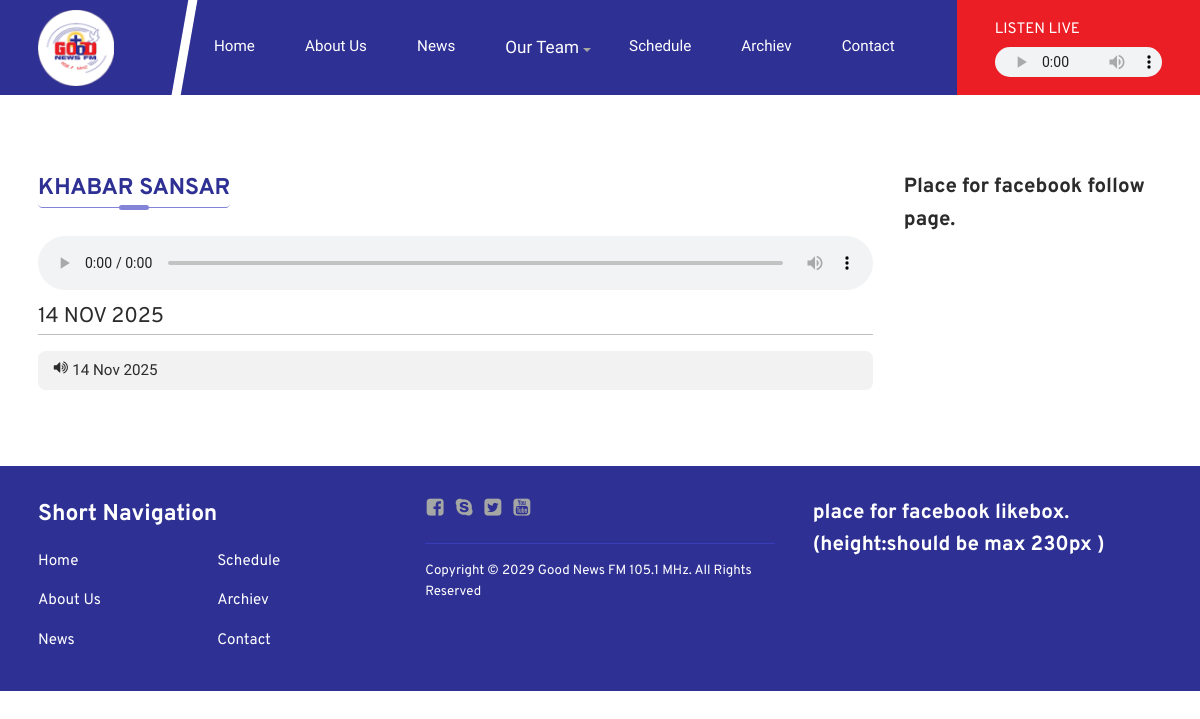
The app's page /program/7/ with its own data.
### fm/models.py (models this page shows, shortened)
class MediaFile(models.Model):
    file = models.FileField(upload_to='cabinet/library/')
    uploaded_at = models.DateTimeField(auto_now_add=True)
    alt_text = models.CharField(max_length=200, blank=True, help_text="Optional description")
    class Meta:
        ordering = ['-uploaded_at']

class ArchiveProgram(models.Model):
    program_name = models.CharField(max_length=200)
    broadcast_date = models.DateField(default=timezone.now)
    audio_file = models.ForeignKey(MediaFile, on_delete=models.PROTECT,
                                   related_name='archive_audio')
    featured_image = models.ForeignKey(MediaFile, on_delete=models.SET_NULL,
                                       null=True, blank=True,
                                       related_name='archive_images')
    class Meta:
        ordering = ['-broadcast_date']

### fmSite/views.py (the view)
# urls.py: path('program/<int:id>/', views.program_detail, name='program_detail'),
def program_detail(request, id):
    program = get_object_or_404(ArchiveProgram, id=id)
    related = ArchiveProgram.objects.filter(
        program_name=program.program_name
    ).exclude(id=id).order_by('-broadcast_date')[:20]
    return render(request, 'archiev-detail.html', {
        'program': program,
        'related': related,
        'title' : 'Program List'
    })

### fm/context_processors.py (called while the page is built)
def site_logo(request):
    logo = SiteLogo.objects.first()
    return {'site_logo': logo}

### templates/archiev-detail.html
{% extends 'base.html' %}
{% load static %}
{% load filters %}
{% block content %}
	<div class="wrapper dg detail mt80">
		<div class="col_9">
			<h5 class="bl-title">{{ program.program_name }}</h5>
			<div class="archiev">
				<aside class="audio-wrap dfc">
					<audio controls><source src="{{ program.audio_file.file.url }}"></audio>
					<time>{{ program.broadcast_date|date:"d M Y" }}</time>
				</aside>
				<ul class="audio_ul dfc">
					{% for r in related %}
					<li class="audio_li">
						<a class="audio_a df gap-1" href="{% url 'program_detail' r.id %}">
							<i class="cf cf-volume-up"></i>
							<time>{{ r.broadcast_date|date:"d M Y" }}</time>
						</a>
					</li>
					{% endfor %}
				</ul>
			</div>
		</div>
		<div class="col_3">
			<h4>Place for facebook follow page.</h4>
		</div>
	</div>
{% endblock %}

### templates/header.html (shortened to what this page needs)
{% load static %}
<!DOCTYPE html>
<html lang="en">
<head>
	<link rel="stylesheet" type="text/css" href="{% static 'css/font-styles.css' %}">
	<link rel="stylesheet" type="text/css" href="{% static 'css/owl.carousel.min.css' %}">
	<link rel="stylesheet" type="text/css" href="{% static 'css/jquery.lightbox.min.css' %}">
	<link rel="stylesheet" type="text/css" href="{% static 'css/front.css' %}">
</head>
<body>
	<header class="header">
		<nav class="wrapper df nav">
			<a class="logo" href="{% url 'home' %}">
				{% with logo=site_logo.logo %}
					{% if logo %}
						<img src="{{ logo.file.url }}" alt="Site Logo" class="logo">
					{% else %}
						<img src="{% static 'images/fav.png' %}" alt="Default Logo" class="logo">
					{% endif %}
				{% endwith %}
			</a>
			<ul class="nav_ul df">
				<li class="nav_li">
					<a class="nav_a {% if request.path == '/' %}active{% endif %}" href="{% url 'home' %}">Home</a>
				</li>
				<li class="nav_li">
					<a class="nav_a {% if request.path == '/about' %}active{% endif %}" href="{% url 'about' %}">About Us</a>
				</li>
				<li class="nav_li">
					<a class="nav_a {% if request.path == '/news' %}active{% endif %}" href="{% url 'news' %}">News</a>
				</li>
                <li class="nav_li drop"><a href="#" class="nav_a h5 db {% if request.path == '/team' %}active{% endif %}">Our Team</a>
                </li>
				<li class="nav_li">
					<a class="nav_a {% if request.path == '/program-schedule' %}active{% endif %}" href="{% url 'program-schedule' %}">Schedule</a>
				</li>
				<li class="nav_li">
					<a class="nav_a {% if request.path == '/archiev' %}active{% endif %}" href="{% url 'archiev' %}">Archiev</a>
				</li>
				<li class="nav_li">
					<a class="nav_a {% if request.path == '/contact' %}active{% endif %}" href="{% url 'contact' %}">Contact</a>
				</li>
			</ul>
			<figure class="live dfc">
				<figcaption>Listen Live</figcaption>
				<audio controls>
					<source src="https://streaming.softnep.net:10988/;stream.nsv&type=mp3&volume=60">
				</audio>
			</figure>
		</nav>
	</header>

### static/css/front.css (style rules this page uses)
@media (prefers-reduced-motion: no-preference) { :root { scroll-behavior: smooth; scrollbar-color: #3436a7 #8b8e8b !important; scrollbar-width: thin !important; } }
html { scroll-behavior: smooth; }
@media (max-width: 80em) { html { font-size: 95%; } }
html, body { -webkit-text-size-adjust: 100%; font-family: "Overpass", sans-serif; line-height: 1.6; color: #2A2B2A; -webkit-font-smoothing: antialiased; height: 100%; }
body { font-size: 1rem; }
* { margin: 0; padding: 0; }
*, *::before, *::after { box-sizing: border-box; }
a { font-family: "Chivo", sans-serif; text-decoration: none; color: #2A2B2A; -webkit-transition: 0.5s ease-in-out all; -moz-transition: 0.5s ease-in-out all; -ms-transition: 0.5s ease-in-out all; -o-transition: 0.5s ease-in-out all; transition: 0.5s ease-in-out all; }
ul, ol { list-style-type: none; margin: 0; padding: 0; }
.col_3 { grid-column: span 3; }
.col_9 { grid-column: span 9; }
h4, .h4 { font-size: 1.35rem; }
h5, .h5 { font-size: 1.125rem; }
.df { display: flex; }
.db { display: block; }
.dg { display: grid; }
.wrapper { max-width: 100%; margin-left: auto; margin-right: auto; padding-left: 2.5rem; padding-right: 2.5rem; }
.dfc { display: flex; flex-direction: column; }
.dg { grid-template-columns: repeat(12, 1fr); }
img { vertical-align: middle; max-width: 100%; }
.mt80 { margin: 5rem 0 0; }
.header { padding: 0.625rem 0; background-color: #2E3094; position: relative; z-index: 3; }
.header:before, .header:after { content: ""; position: absolute; z-index: -1; }
@media (min-width: 992px) { .header:before { width: .6rem; height: calc( 100% + 6px ); background-color: #ffffff; left: 15%; transform: rotate(10deg); top: -3px; } }
.header:after { right: 0; background-color: #EB1D25; }
@media (min-width: 992px) { .header:after { top: 0; height: 100%; width: 16rem; } }
.header .logo { width: 5rem; }
.nav { grid-gap: 2.5rem; align-items: center; justify-content: space-between; position: relative; }
.nav_ul { grid-gap: 1.5rem; }
.nav_li.drop, .nav_li.with-drop { position: relative; }
.nav_li.drop:before, .nav_li.with-drop:before { transition: all ease-in-out .5s; content: ""; border-right: 4px solid transparent; border-left: 4px solid transparent; right: 2px; top: 1.4rem; position: absolute; border-top: 4px solid #A5A7A5; z-index: 1; }
.nav_a { color: #ffffff; display: block; padding: .5rem .9rem; }
.live { color: #ffffff; text-transform: uppercase; grid-gap: 0.3rem; }
.live audio { width: 11rem; height: 2rem; }
.bl-title { text-transform: uppercase; font-size: 1.5rem; color: #2E3094; -webkit-border-radius: 0.3rem; -moz-border-radius: 0.3rem; border-radius: 0.3rem; display: inline-block; position: relative; border-bottom: 1px solid #8384d8; margin: 0 0 1.3rem; }
.bl-title:before { content: ""; width: 2rem; height: .3rem; background-color: #8384d8; position: absolute; bottom: -.15rem; left: calc( 50% - 1rem ); -webkit-border-radius: 0.3rem; -moz-border-radius: 0.3rem; border-radius: 0.3rem; }
.archiev { grid-gap: 1rem; }
.detail { grid-gap: 2rem; }
.detail .archiev .audio-wrap { margin: 0.5rem auto 1rem; grid-gap: 0.7rem; border-bottom: 1px solid #bfbfbf; }
.detail .archiev .audio-wrap audio { width: 100%; }
.detail .archiev .audio-wrap time { font-size: 1.4rem; text-transform: uppercase; }
.detail .archiev .audio_ul { grid-gap: 0.7rem; }
.detail .archiev .audio_a { padding: 0.5rem 1rem; display: block; -webkit-border-radius: 0.5rem; -moz-border-radius: 0.5rem; border-radius: 0.5rem; background-color: #F2F2F2; }

### records on screen
MediaFile: file (picture)
ArchiveProgram: program_name "KHABAR SANSAR", broadcast_date "14 NOV 2025"
ArchiveProgram: broadcast_date "14 Nov 2025"
